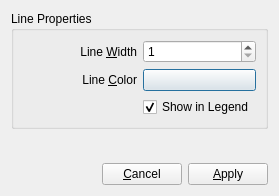
<?xml version="1.0" encoding="UTF-8"?>
<ui version="4.0">
 <class>PatternRepeatDialog</class>
 <widget class="QDialog" name="PatternRepeatDialog">
  <property name="geometry">
   <rect>
    <x>0</x>
    <y>0</y>
    <width>279</width>
    <height>196</height>
   </rect>
  </property>
  <property name="windowTitle">
   <string>sconcho: Pattern Repeat Properties</string>
  </property>
  <layout class="QVBoxLayout" name="verticalLayout_2">
   <item>
    <widget class="QGroupBox" name="groupBox">
     <property name="title">
      <string>Line Properties</string>
     </property>
     <layout class="QVBoxLayout" name="verticalLayout">
      <item>
       <layout class="QGridLayout" name="gridLayout">
        <item row="0" column="0">
         <widget class="QLabel" name="label">
          <property name="layoutDirection">
           <enum>Qt::LeftToRight</enum>
          </property>
          <property name="text">
           <string>Line &amp;Width</string>
          </property>
          <property name="alignment">
           <set>Qt::AlignRight|Qt::AlignTrailing|Qt::AlignVCenter</set>
          </property>
          <property name="buddy">
           <cstring>lineWidthSpinner</cstring>
          </property>
         </widget>
        </item>
        <item row="0" column="1">
         <widget class="QSpinBox" name="lineWidthSpinner">
          <property name="minimum">
           <number>1</number>
          </property>
         </widget>
        </item>
        <item row="1" column="1">
         <widget class="QPushButton" name="colorButton">
          <property name="text">
           <string/>
          </property>
         </widget>
        </item>
        <item row="1" column="0">
         <widget class="QLabel" name="label_2">
          <property name="text">
           <string>Line &amp;Color</string>
          </property>
          <property name="alignment">
           <set>Qt::AlignRight|Qt::AlignTrailing|Qt::AlignVCenter</set>
          </property>
          <property name="buddy">
           <cstring>colorButton</cstring>
          </property>
         </widget>
        </item>
        <item row="2" column="1">
         <widget class="QCheckBox" name="legendChecker">
          <property name="text">
           <string>Show in Legend</string>
          </property>
          <property name="checked">
           <bool>true</bool>
          </property>
         </widget>
        </item>
       </layout>
      </item>
     </layout>
    </widget>
   </item>
   <item>
    <spacer name="verticalSpacer">
     <property name="orientation">
      <enum>Qt::Vertical</enum>
     </property>
     <property name="sizeHint" stdset="0">
      <size>
       <width>20</width>
       <height>64</height>
      </size>
     </property>
    </spacer>
   </item>
   <item>
    <layout class="QHBoxLayout" name="horizontalLayout_2">
     <item>
      <spacer name="horizontalSpacer">
       <property name="orientation">
        <enum>Qt::Horizontal</enum>
       </property>
       <property name="sizeHint" stdset="0">
        <size>
         <width>40</width>
         <height>20</height>
        </size>
       </property>
      </spacer>
     </item>
     <item>
      <widget class="QPushButton" name="cancelButton">
       <property name="text">
        <string>&amp;Cancel</string>
       </property>
      </widget>
     </item>
     <item>
      <widget class="QPushButton" name="acceptButton">
       <property name="text">
        <string>&amp;Apply</string>
       </property>
      </widget>
     </item>
    </layout>
   </item>
  </layout>
 </widget>
 <resources/>
 <connections>
  <connection>
   <sender>cancelButton</sender>
   <signal>clicked()</signal>
   <receiver>PatternRepeatDialog</receiver>
   <slot>close()</slot>
   <hints>
    <hint type="sourcelabel">
     <x>257</x>
     <y>231</y>
    </hint>
    <hint type="destinationlabel">
     <x>237</x>
     <y>220</y>
    </hint>
   </hints>
  </connection>
 </connections>
</ui>
